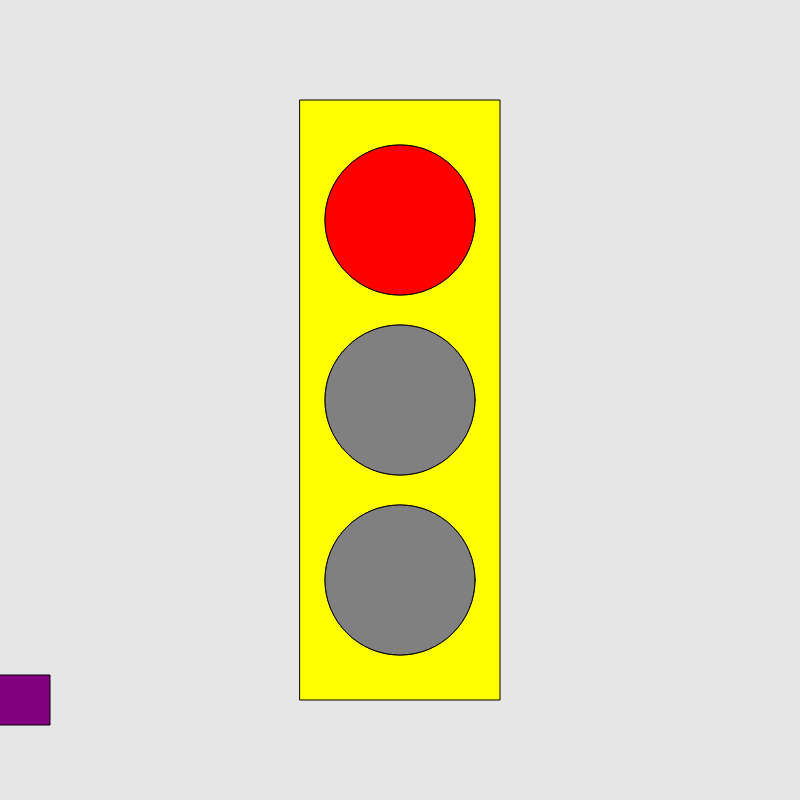
Frame 1 (no input)
Frame 60 (no input): identical to frame 1, image omitted
Frame 120 (the mouse pressed at the canvas centre since frame 60): identical to frame 1, image omitted

The p5.js sketch that drew this single still picture (run headless with seeded random() and noise() and a simulated clock; from frame 60 on, the mouse is pressed at the canvas centre):

// p5.js sketch
// ── sketch.js
let timer = 0;
let state = 0;
let x = 0;
let vel = 0;


function setup() {
  createCanvas(800, 800);
  rectMode(CENTER);



}

function draw() {
background(230); //always use background in animation
  fill("yellow");
  rect(width / 2, height / 2, 200, 600);

  ellipse(width / 2, height / 2 - 180, 150, 150);
  ellipse(width / 2, height / 2, 150, 150);
  ellipse(width / 2, height / 2 + 180, 150, 150);

  switch (state) {
    case 0: //red
      fill("red");
      ellipse(width / 2, height / 2 - 180, 150, 150);
      fill("grey");
      ellipse(width / 2, height / 2, 150, 150);
      fill("grey");
      ellipse(width / 2, height / 2 + 180, 150, 150);
      vel = 0;

      break;

    case 1: //green
      fill("grey");
      ellipse(width / 2, height / 2 - 180, 150, 150);
      fill("green");
      ellipse(width / 2, height / 2, 150, 150);
      fill("grey");
      ellipse(width / 2, height / 2 + 180, 150, 150);
      vel = 10;

      break;

    case 2: //yellow
      fill("grey");
      ellipse(width / 2, height / 2 - 180, 150, 150);
      fill("grey");
      ellipse(width / 2, height / 2, 150, 150);
      fill("yellow");
      ellipse(width / 2, height / 2 + 180, 150, 150);
      vel = 5;

      break;

  }

  timer++;
  if (timer > 3 * 60) {
    timer = 0;
    state++;
    if (state > 2) {
      state = 0;

    }
  }
//the car code
  fill("purple");
  rect(x, height-100, 100, 50);
  x = x + vel;
  if (x > width) {
    x = 0;
  }



}
